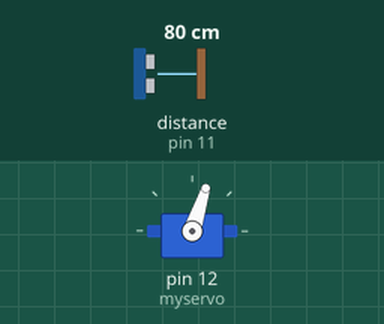
Recording of a sketch running on a simulated Arduino Uno, built with avr-gcc and run on an emulated ATmega328P. On the bench: servo. Wiring (inferred from the names in the program): ultrasonic range finder: trigger pin 10; echo pin 11. The test bench sets the inputs (shaded band); at power-on: distance to the obstacle (sensor on pin 11) 80 cm. The echo pulse lasts 58.3 µs per cm; what the sketch prints to the serial monitor is not drawn.

Above: at 1.2 s.
1.3 s: distance to the obstacle (sensor on pin 11) set to 2 cm
At 2.2 s:
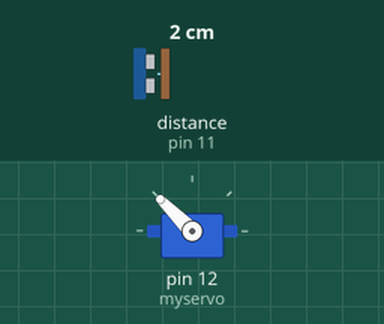
4.3 s: distance to the obstacle (sensor on pin 11) set to 250 cm
At 5.81 s:
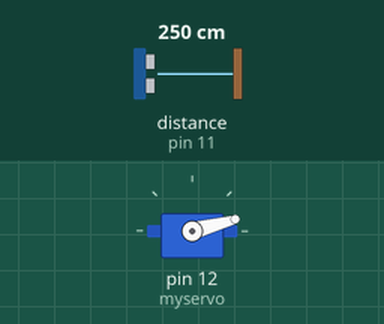
7.3 s: distance to the obstacle (sensor on pin 11) set to 9 cm
At 7.9 s:
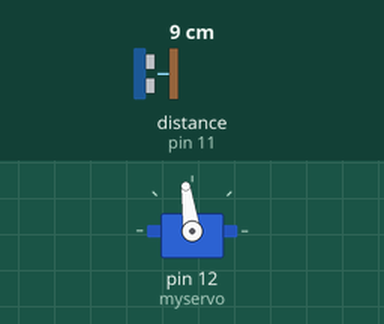
Timing chart, 0 to 16.3 s (numbered marks = the images above; inputs shaded):
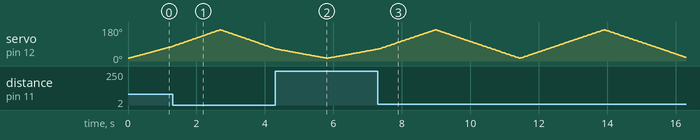

The sketch:

arduino-sketch.ino
```cpp
#include <Servo.h>

#define trigPin 10
#define echoPin 11

long duration;
int distance;

Servo myservo;

int calculateDistance() {
  digitalWrite(trigPin, LOW);
  delayMicroseconds(2);
  digitalWrite(trigPin, HIGH);
  delayMicroseconds(10);
  digitalWrite(trigPin, LOW);
  duration = pulseIn(echoPin, HIGH);
  distance = duration * 0.034 / 2;  // distance in cm
  return distance;
}

void setup() {
  pinMode(trigPin, OUTPUT);
  pinMode(echoPin, INPUT);
  myservo.attach(12);  // Your servo is on pin 12
  Serial.begin(9600);
}

void loop() {
  for (int i = 15; i <= 165; i++) {
    myservo.write(i);
    delay(15);
    calculateDistance();
  Serial.print(i);
  Serial.print(",");
  Serial.print(distance);
  Serial.print(".");
  }

  for (int i = 165; i >= 15; i--) {
    myservo.write(i);
    delay(15);
    calculateDistance();
  Serial.print(i);
  Serial.print(",");
  Serial.print(distance);
  Serial.print(".");
  }
}
```
